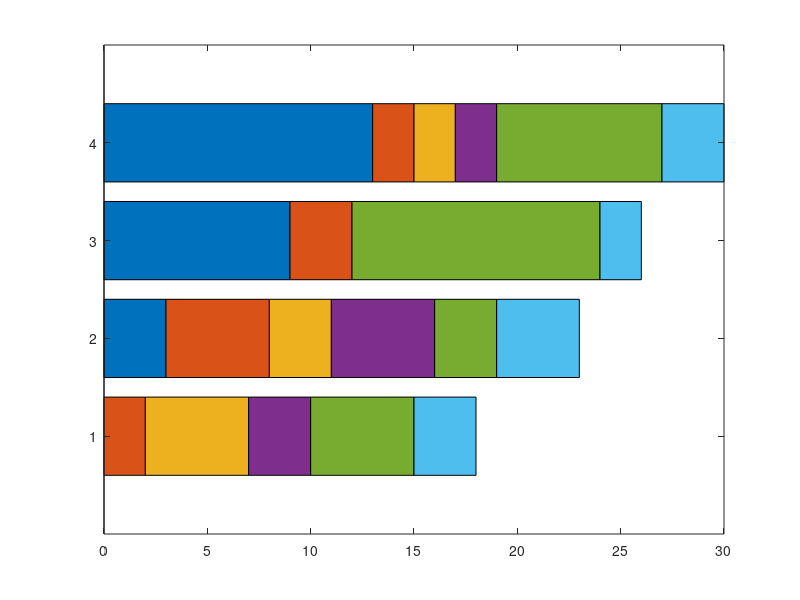

Reproduce this figure in MATLAB. (Note: this script raises an error after producing the figure.)
function[] =   graph_g()

Positions=[1,2,3,4];
Gap_Duration=[0,2,5,3,5,3;
              3,5,3,5,3,4;
              9,3,0,0,12,2;
              13,2,2,2,8,3];
barh(Positions,Gap_Duration,'stacked');

set(H([1 3 5]),'Visible','off')

end